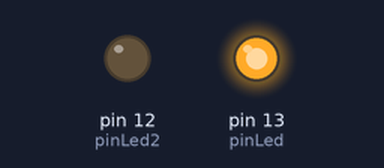
The sketch below on a simulated Arduino Uno, built with avr-gcc and run on an emulated ATmega328P. Parts: output pins drawn as LEDs (lit = HIGH).

Above: at 1.0 s.
At 5.0 s:
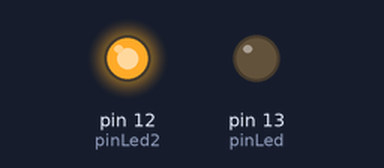
At 7.0 s:
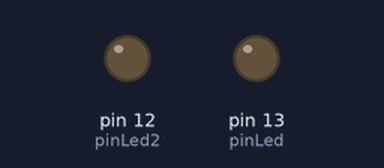
Timing chart, 0 to 10.4 s (numbered marks = the images above):
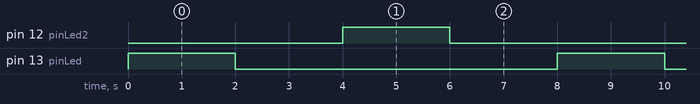

Measured:
- by itself, pin 12 (pinLed2), pin 13 (pinLed): alternates HIGH for 2.0 s and LOW for 6.0 s
- by itself, everything shown: repeats every 8.0 s, in 4 steps

The sketch:

helloword_fisico.ino
```cpp
int pinLed = 13;
int pinLed2 = 12;

void setup(){
 pinMode(pinLed,OUTPUT);
 pinMode(pinLed2,OUTPUT);
}

void loop(){

 digitalWrite(pinLed,HIGH);
 delay(2000);

 digitalWrite(pinLed,LOW);
 delay(2000);

 digitalWrite(pinLed2,HIGH);
 delay(2000);

 digitalWrite(pinLed2,LOW);
 delay(2000);

}
```
